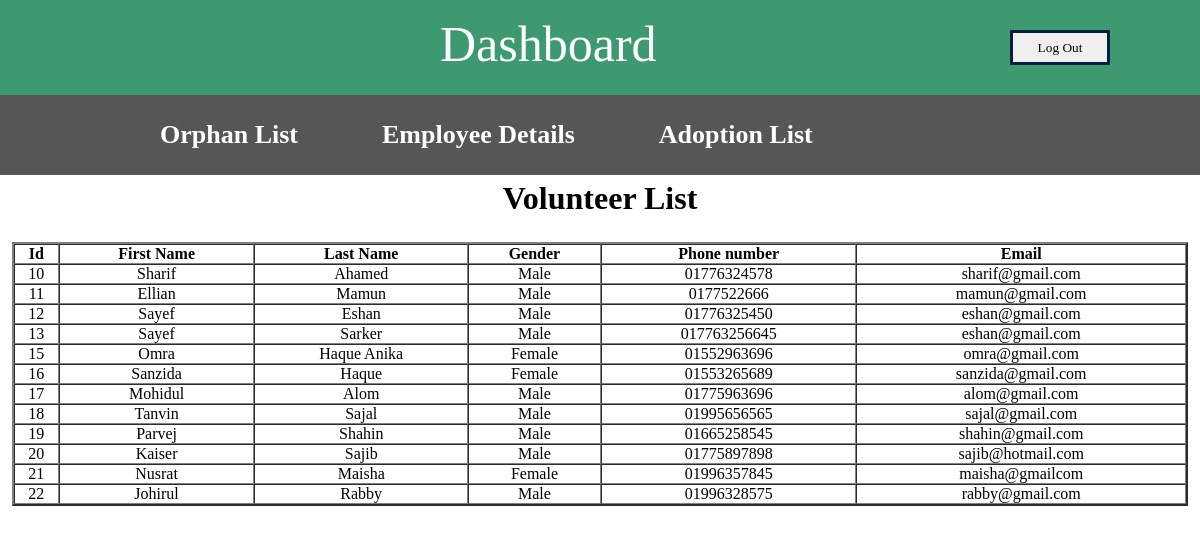
The page /orphan/index.php/admin_volunteerpage/volunteer_table on the database its author committed.
### tables this page shows
CREATE TABLE `volunteerentry` (
  `id` int(10) NOT NULL,
  `first_name` varchar(200) NOT NULL,
  `last_name` varchar(200) NOT NULL,
  `gender` varchar(10) DEFAULT NULL,
  `phone_number` char(25) NOT NULL,
  `email` varchar(20) NOT NULL
);

### orphan/application/controllers/admin_volunteerpage.php (called while the page is built, shortened)
<?php
class  Admin_volunteerpage extends CI_Controller {
	public function volunteer_table()
	{
		$this->load->model('volunteerModel');
		$data['volunteer_list']=$this->volunteerModel->getAllvolunteer();
		$this->load->view('admin_volunteer_list',$data);
	}
}

### orphan/index.php (called while the page is built, shortened)
<?php
require_once BASEPATH.'core/CodeIgniter.php';

### orphan/application/models/volunteerModel.php (called while the page is built, shortened)
<?php
class volunteerModel extends CI_Model {
        public function getAllVolunteer(){
                $this->db->select('id,last_name,first_name,gender,phone_number,email');
                $this->db->from('volunteerentry');
                return $this->db->get()->result_array();
        }
}

### orphan/application/views/admin_volunteer_list.php (the view, shortened to what this page needs)
<!DOCTYPE html>
<html lang="en">
<head>
	<?= link_tag('assets/css/style.css')?>
</head>
<body>
	<div class="head1">
		<div class="head2">
			<a href="<?= base_url('admin_loginpage/admin_logout')?>"><button>Log Out</button></a>
				<div class="head3">
					<a href="<?= base_url('admin_optionpage/admin_dashboard')?>">Dashboard</a>
				</div>
		</div>
	</div>
	<div class="menu">
		<div class="optionmenu">
			<ul>
				<li><a href="<?= base_url('admin_orphanpage/orphan_table')?>">Orphan List</a></li>
				<li><a href="<?= base_url('admin_employeepage/employee_table')?>">Employee Details</a></li>
				<li><a href="<?= base_url('admin_adoptionpage/adoption_table')?>">Adoption List</a></li>
				<li><a href="<?= base_url('admin_volunteerpage/volunteer_table')?>">Volunteer List</a></li>
			</ul>
		</div>
	</div>
	<div class="container">
	<h1>Volunteer List</h1>
	<div class ="body">
	<div class="table">
		<table style="width:100%" border="2px" cellspacing="0px">
			<thead>
			    <th>Id</th>
			    <th>First Name</th>
			    <th>Last Name</th>
			    <th>Gender</th>
			    <th>Phone number</th>
			    <th>Email</th>
			</thead>
			<tbody>
		  		<?php foreach ($volunteer_list as $row){?>
			  <tr>
			    <td><?php echo $row['id'];?></td>
			    <td><?php echo $row['first_name'];?></td>
			    <td><?php echo $row['last_name'];?></td>
			    <td><?php echo $row['gender'];?></td>
			    <td><?php echo $row['phone_number'];?></td>
			    <td><?php echo $row['email'];?></td>
			  </tr>
			    <?php } ?>
		  	</tbody>
		</table>
	</div>
  	</div>
</div>
</body>
</html>

### orphan/assets/css/style.css (style rules this page uses)
* { margin: 0px; padding: 0px; font-family: tahoma; }
a { text-decoration: none; }
.head1 { height: 90px; width: 100%; background-color: #3d9970; margin: auto; padding-bottom: 5px; }
.head2 { width: 90%; margin:auto; }
.head2 a button { float: right; height: 35px; width: 100px; margin: 30px; border: 3px solid #001f3f; }
.whoClass p,h1 { text-align: center; color: black; font-family: ubuntu; padding: 5px; }
.mission p,h1 { text-align: center; color: black; font-family: ubuntu; padding: 5px; }
.head3 { width: 50%; margin: auto; float: right; }
.head3 a { font-size: 50px; color: white; padding-top: 15px; display: inline-block; }
.menu { background-color: #565656; height: 80px; width: 100%; }
.optionmenu { height: 70px; width: 80%; margin: auto; }
.optionmenu ul { list-style: none; }
.optionmenu ul li { display: inline-block; }
.optionmenu ul li a { color: white; font-family: Baskerville Old Face; display: inline-block; font-size: 26px; padding: 25px 40px; font-weight: bold; }
.body { width: 98%; padding-top: 20px; margin: auto; }
.table { padding-bottom: 100px; }
.table table tbody td { text-align: center; }

### rows shown on the page
volunteerentry: id "10", first_name "Sharif", last_name "Ahamed", gender "Male", phone_number "01776324578", email "sharif@gmail.com"
volunteerentry: id "11", first_name "Ellian", last_name "Mamun", gender "Male", phone_number "0177522666", email "mamun@gmail.com"
volunteerentry: id "12", first_name "Sayef", last_name "Eshan", gender "Male", phone_number "01776325450", email "eshan@gmail.com"
volunteerentry: id "13", first_name "Sayef", last_name "Sarker", gender "Male", phone_number "017763256645", email "eshan@gmail.com"
volunteerentry: id "15", first_name "Omra", last_name "Haque Anika", gender "Female", phone_number "01552963696", email "omra@gmail.com"
volunteerentry: id "16", first_name "Sanzida", last_name "Haque", gender "Female", phone_number "01553265689", email "sanzida@gmail.com"
volunteerentry: id "17", first_name "Mohidul", last_name "Alom", gender "Male", phone_number "01775963696", email "alom@gmail.com"
volunteerentry: id "18", first_name "Tanvin", last_name "Sajal", gender "Male", phone_number "01995656565", email "sajal@gmail.com"
volunteerentry: id "19", first_name "Parvej", last_name "Shahin", gender "Male", phone_number "01665258545", email "shahin@gmail.com"
volunteerentry: id "20", first_name "Kaiser", last_name "Sajib", gender "Male", phone_number "01775897898", email "sajib@hotmail.com"
volunteerentry: id "21", first_name "Nusrat", last_name "Maisha", gender "Female", phone_number "01996357845", email "maisha@gmailcom"
volunteerentry: id "22", first_name "Johirul", last_name "Rabby", gender "Male", phone_number "01996328575", email "rabby@gmail.com"
